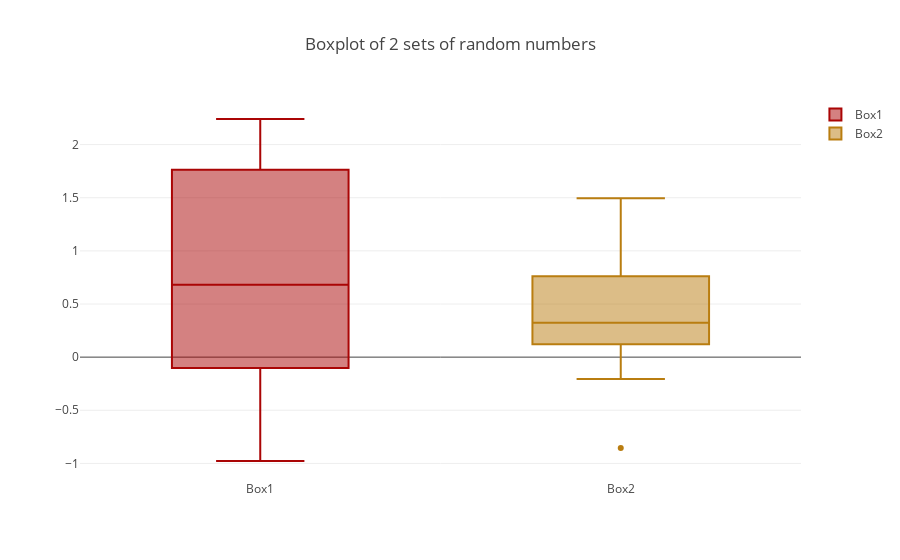

This figure's notebook cell:
### Code cell
np.random.seed(0) # Set seed for reproducibility
n = 10
r1 = np.random.randn(n)
r2 = np.random.randn(n)

trace0 = go.Box(
    y=r1,
    name = 'Box1',
    marker = dict(
        color = '#AA0505',
    )
)
trace1 = go.Box(
    y=r2,
    name = 'Box2',
    marker = dict(
        color = '#B97D10',
    )
)
data = [trace0, trace1]
layout = go.Layout(title = "Boxplot of 2 sets of random numbers")
fig = go.Figure(data= data, layout=layout)
iplot(fig)

### Figure 1 — Plotly figure (JSON) as saved in the notebook; plotly's stock layout.template omitted (floating-point values rounded to 4 significant figures)
{"data": [{"marker": {"color": "#AA0505"}, "name": "Box1", "type": "box", "uid": "e07214ca-a098-44b8-9319-57ca9a27eec2", "y": [1.764, 0.4002, 0.9787, 2.241, 1.868, -0.9773, 0.9501, -0.1514, -0.1032, 0.4106]}, {"marker": {"color": "#B97D10"}, "name": "Box2", "type": "box", "uid": "a3ef5538-d0c9-4fe8-9252-3184b4f1bec3", "y": [0.144, 1.454, 0.761, 0.1217, 0.4439, 0.3337, 1.494, -0.2052, 0.3131, -0.8541]}], "layout": {"title": "Boxplot of 2 sets of random numbers"}}
